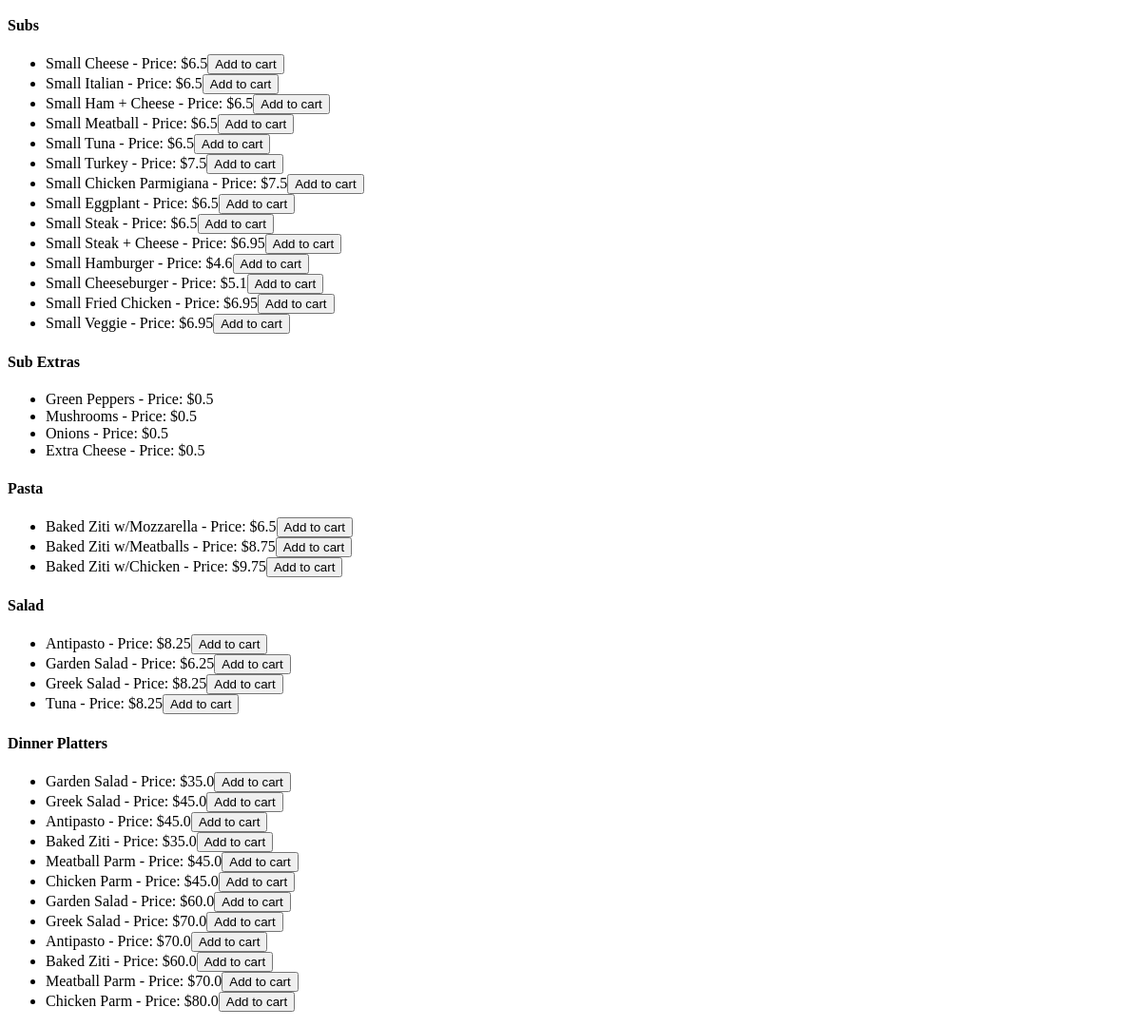
The app's page / (signed in, lower part), older data.
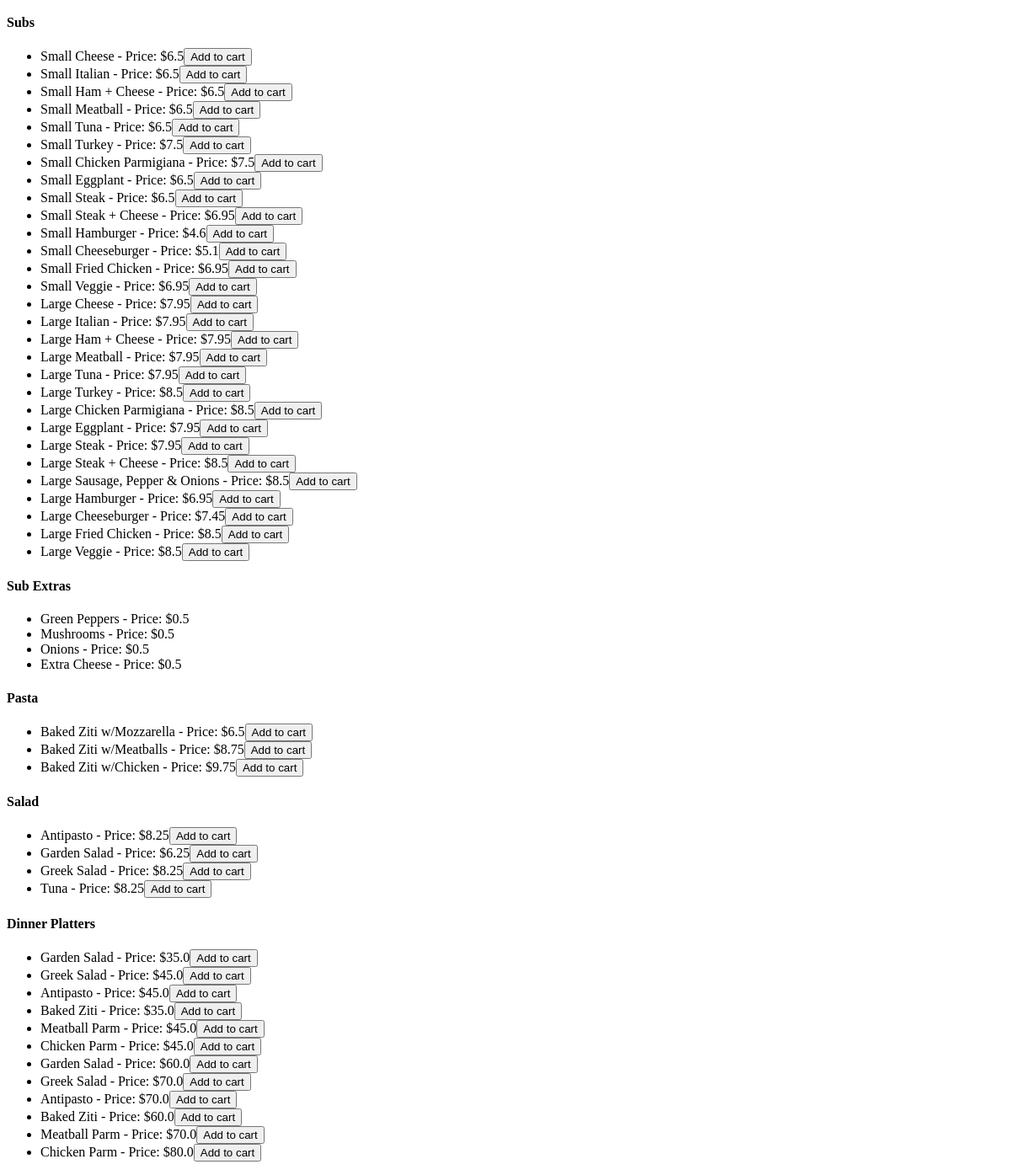
The same page, newer data.
### orders/models.py (models this page shows)
class Sub(models.Model):
    sub = models.CharField(max_length=63)
    size = models.ForeignKey(Size, on_delete=models.CASCADE, related_name="sub_size")
    price = models.FloatField(default=0)
    subExtra = models.ManyToManyField(SubExtra, blank=True, related_name="sub_extra")
    def __str__(self):
        return f"{self.size} {self.sub} - Price: ${self.price}"

class Size(models.Model):
    code = models.CharField(max_length=7)
    size = models.CharField(max_length=63)
    def __str__(self):
        return f"{self.size}"

class SubExtra(models.Model):
    subExtra = models.CharField(max_length=63)
    price = models.FloatField(default=0)
    def __str__(self):
        return f"{self.subExtra} - Price: ${self.price}"

class Pasta(models.Model):
    pasta = models.CharField(max_length=63)
    price = models.FloatField(default=0)
    def __str__(self):
        return f"{self.pasta} - Price: ${self.price}"

class Salad(models.Model):
    salad = models.CharField(max_length=63)
    price = models.FloatField(default=0)
    def __str__(self):
        return f"{self.salad} - Price: ${self.price}"

class Platter(models.Model):
    platter = models.CharField(max_length=63)
    size = models.ForeignKey(Size, on_delete=models.CASCADE, related_name="platter_size")
    price = models.FloatField(default=0)
    def __str__(self):
        return f"{self.platter} - Price: ${self.price}"

### orders/views.py (the view)
# urls.py: path("", views.index, name="index"),
def index(request):
    if request.user.is_authenticated:
        context = {
            "user": request.user,
            "pizzas": Pizza.objects.all(),
            "toppings": PizzaTopping.objects.all(),
            "subs": Sub.objects.all(),
            "subextras": SubExtra.objects.all(),
            "pastas": Pasta.objects.all(),
            "salads": Salad.objects.all(),
            "platters": Platter.objects.all(),
            "orders": Order.objects.all()
        }
        return render(request, "orders/index.html", context)
    else:
        context = {
            "message": None,
        }
        return render(request, "orders/login.html", context)

### orders/models.py (called while the page is built)
    def __str__(self):
        return f"{self.pizzaType}"

    def __str__(self):
        return f"{self.topping}"

    def __str__(self):
        return f"\n{self.pizzaType} {self.size} {self.pizza} - Price: ${self.price}"

### orders/templates/orders/index.html (shortened to what this page needs)
{% extends 'orders/base.html' %}
{% block body %}
    <h4>Subs</h4>
    <ul>
        {% for sub in subs %}
            <li>{{ sub }}<button class="addToOrder" data-product="sub" data-sub="{{ ">Add to cart</button></li>
        {% endfor %}
    </ul>
    <h4>Sub Extras</h4>
    <ul>
        {% for extra in subextras %}
            <li>{{ extra }}</li>
        {% endfor %}
    </ul>
    <h4>Pasta</h4>
    <ul>
        {% for pasta in pastas %}
            <li>{{ pasta }}<button class="addToOrder" data-product="{{ pasta }}">Add to cart</button></li>
        {% endfor %}
    </ul>
    <h4>Salad</h4>
    <ul>
        {% for salad in salads %}
            <li>{{ salad }}<button class="addToOrder" data-product="{{ salad }}">Add to cart</button></li>
        {% endfor %}
    </ul>
    <h4>Dinner Platters</h4>
    <ul>
        {% for platter in platters %}
            <li>{{ platter }}<button class="addToOrder" data-product="{{ platter }}">Add to cart</button></li>
        {% endfor %}
    </ul>
{% endblock %}

### orders/templates/orders/base.html (shortened to what this page needs)
<!DOCTYPE html>
<html>
<head>
    <link rel="stylesheet" type="text/css" media="screen" href="../../static/orders/main.css" />
</head>
<body>
    {% block body %}
    {% endblock %}
</body>
</html>

Row changes from the older to the newer data that the page shows:
added Sub: size+sub+price "Large Cheese - Price: $7.95"
added Sub: size+sub+price "Large Italian - Price: $7.95"
added Sub: size+sub+price "Large Ham + Cheese - Price: $7.95"
added Sub: size+sub+price "Large Meatball - Price: $7.95"
added Sub: size+sub+price "Large Tuna - Price: $7.95"
added Sub: size+sub+price "Large Turkey - Price: $8.5"
added Sub: size+sub+price "Large Chicken Parmigiana - Price: $8.5"
added Sub: size+sub+price "Large Eggplant - Price: $7.95"
added Sub: size+sub+price "Large Steak - Price: $7.95"
added Sub: size+sub+price "Large Steak + Cheese - Price: $8.5"
added Sub: size+sub+price "Large Sausage, Pepper & Onions - Price: $8.5"
added Sub: size+sub+price "Large Hamburger - Price: $6.95"
added Sub: size+sub+price "Large Cheeseburger - Price: $7.45"
added Sub: size+sub+price "Large Fried Chicken - Price: $8.5"
added Sub: size+sub+price "Large Veggie - Price: $8.5"
